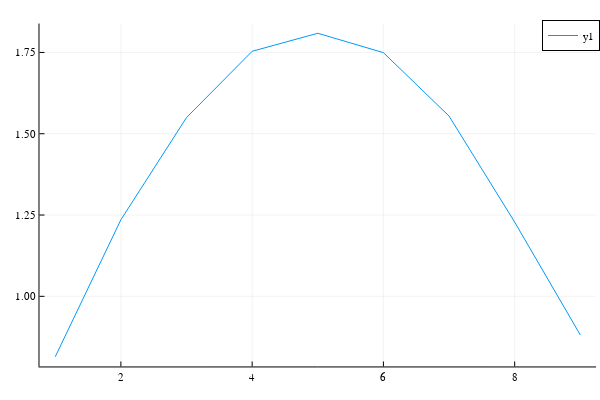

The notebook cell this image was saved under:
### Code cell
plot( norm.(Ein)./c2)

### Figure 1 — Plotly figure (JSON) as saved in the notebook; plotly's stock layout.template omitted (floating-point values rounded to 4 significant figures)
{"data": [{"colorbar": {"len": 0.9525, "title": {"text": ""}, "x": 0.9934, "y": 0.5139}, "legendgroup": "y1", "line": {"color": "rgba(0, 154, 250, 1.000)", "dash": "solid", "shape": "linear", "width": 1}, "mode": "lines", "name": "y1", "showlegend": true, "type": "scatter", "x": [1, 2, 3, 4, 5, 6, 7, 8, 9], "xaxis": "x", "y": [0.8142, 1.235, 1.55, 1.754, 1.809, 1.749, 1.554, 1.228, 0.8812], "yaxis": "y"}], "layout": {"annotations": [], "height": 400, "legend": {"bgcolor": "rgba(255, 255, 255, 1.000)", "bordercolor": "rgba(0, 0, 0, 1)", "borderwidth": 1, "font": {"color": "rgba(0, 0, 0, 1)", "family": "sans-serif", "size": 11}, "title": {"font": {"color": "rgba(0, 0, 0, 1)", "family": "sans-serif", "size": 15}, "text": ""}, "tracegroupgap": 0, "traceorder": "normal", "x": 1, "xanchor": "auto", "y": 1, "yanchor": "auto"}, "margin": {"b": 20, "l": 0, "r": 0, "t": 20}, "paper_bgcolor": "rgba(255, 255, 255, 1.000)", "plot_bgcolor": "rgba(255, 255, 255, 1.000)", "showlegend": true, "width": 600, "xaxis": {"anchor": "y", "domain": [0.06582, 0.9934], "gridcolor": "rgba(0, 0, 0, 0.1)", "gridwidth": 0.5, "linecolor": "rgba(0, 0, 0, 1)", "mirror": false, "range": [0.76, 9.24], "showgrid": true, "showline": true, "showticklabels": true, "tickangle": 0, "tickcolor": "rgb(0, 0, 0)", "tickfont": {"color": "rgba(0, 0, 0, 1)", "family": "sans-serif", "size": 11}, "tickmode": "array", "ticks": "inside", "ticktext": ["2", "4", "6", "8"], "tickvals": [2, 4, 6, 8], "title": {"font": {"color": "rgba(0, 0, 0, 1)", "family": "sans-serif", "size": 15}, "text": ""}, "type": "linear", "visible": true, "zeroline": false, "zerolinecolor": "rgba(0, 0, 0, 1)"}, "yaxis": {"anchor": "x", "domain": [0.03762, 0.9902], "gridcolor": "rgba(0, 0, 0, 0.1)", "gridwidth": 0.5, "linecolor": "rgba(0, 0, 0, 1)", "mirror": false, "range": [0.7844, 1.839], "showgrid": true, "showline": true, "showticklabels": true, "tickangle": 0, "tickcolor": "rgb(0, 0, 0)", "tickfont": {"color": "rgba(0, 0, 0, 1)", "family": "sans-serif", "size": 11}, "tickmode": "array", "ticks": "inside", "ticktext": ["1.00", "1.25", "1.50", "1.75"], "tickvals": [1, 1.25, 1.5, 1.75], "title": {"font": {"color": "rgba(0, 0, 0, 1)", "family": "sans-serif", "size": 15}, "text": ""}, "type": "linear", "visible": true, "zeroline": false, "zerolinecolor": "rgba(0, 0, 0, 1)"}}}
